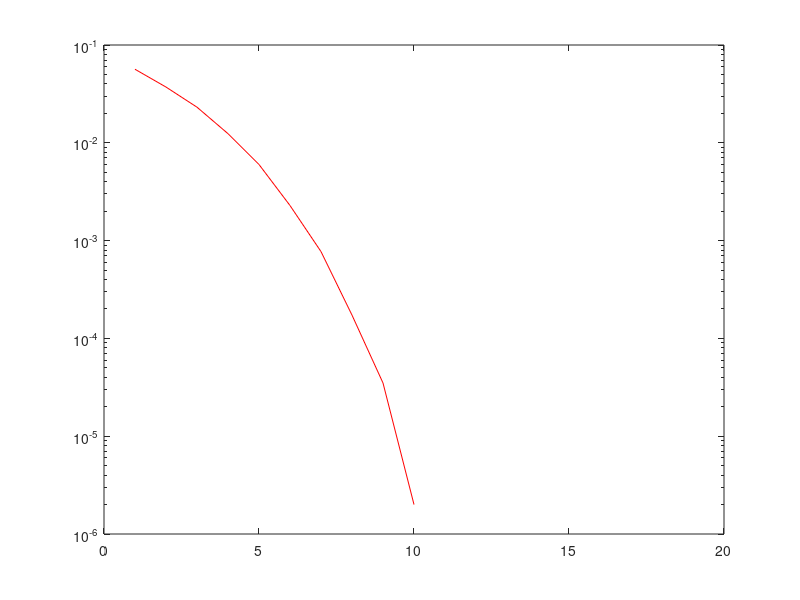

The MATLAB source for this figure:
% morse code mapping(bit serialization)
% making variables with the names corresponding to morse code value
% alphabets
A = [1 0 1 1 1];
B = [1 1 1 0 1 0 1 0 1];
C = [1 1 1 0 1 0 1 1 1 0 1];
D = [1 1 1 0 1 1 1 0 1];
E = [1];
F = [1 0 1 0 1 1 1 0 1];
G = [1 1 1 0 1 1 1 0 1];
H = [1 0 1 0 1 0 1];
I = [1 0 1];
J = [1 0 1 1 1 0 1 1 1 0 1 1 1];
K = [1 1 1 0 1 0 1 1 1];
L = [1 0 1 1 1 0 1 0 1];
M = [1 1 1 0 1 1 1];
N = [1 1 1 0 1];
O = [1 1 1 0 1 1 1 0 1 1 1];
P = [1 0 1 1 1 0];
Q = [1 1 1 0 1 1 1 0 1 0 1 1 1];
R = [1 0 1 1 1 0 1];
S = [1 0 1 0 1];
T = [1 1 1];
U = [1 0 1 0 1 1 1];
V = [1 0 1 0 1 0 1 1 1];
W = [1 0 1 1 1 0 1 1 1];
X = [1 1 1 0 1 0 1 0 1 1 1];
Y = [1 1 1 0 1 0 1 1 1 0 1 1 1];
Z = [1 1 1 0 1 1 1 0 1 0 1];

% numbers
n1 = [1 0 1 1 1 0 1 1 1 0 1 1 1 0 1 1 1];
n2 = [1 0 1 0 1 1 1 0 1 1 1 0 1 1 1];
n3 = [1 0 1 0 1 0 1 1 1 0 1 1 1];
n4 = [1 0 1 0 1 0 1 0 1 1 1];
n5 = [1 0 1 0 1 0 1 0 1];
n6 = [1 1 1 0 1 0 1 0 1 0 1];
n7 = [1 1 1 0 1 1 1 0 1 0 1 0 1];
n8 = [1 1 1 0 1 1 1 0 1 1 1 0 1 0 1];
n9 = [1 1 1 0 1 1 1 0 1 1 1 0 1 1 1 0 1];
n0 = [1 1 1 0 1 1 1 0 1 1 1 0 1 1 1 0 1 1 1];

% Entire character set 
charSet = ['A', 'B', 'C', 'D', 'E', 'F', 'G', 'H', 'I', 'J', 'K', 'L', 'M', 'N', 'O', 'P', 'Q', 'R', 'S', 'T', 'U', 'V', 'W', 'X', 'Y', 'Z', '1', '2', '3', '4', '5', '6', '7', '8', '9', '0'];

% making hash map
keySet = {'A', 'B', 'C', 'D', 'E', 'F', 'G', 'H', 'I', 'J', 'K', 'L', 'M', 'N', 'O', 'P', 'Q', 'R', 'S', 'T', 'U', 'V', 'W', 'X', 'Y', 'Z', '1', '2', '3', '4', '5', '6', '7', '8', '9', '0'};
valueSet = {A, B, C, D, E, F, G, H, I , J, K, L, M, N, O, P, Q, R, S, T, U, V, W, X, Y, Z, n1, n2, n3, n4, n5, n6, n7, n8, n9, n0};
Dict = containers.Map(keySet,valueSet);

% test
Dict
valueSet{1}; %Accessing content of cell array
% test

letterSpace = 3; % spacing between letters
wordSpace = 7; % spacing between words

% start uncomment
% % Letters array
% letters = []; % a array to store 100 letters
% for i = 1:100
%     % selecting random element from charSet
%     pos = randi(length(charSet));
%     letter = charSet(pos);
%     % appending random element to letters array
%     letters = [letters letter];
% end
% 
% % test
% letters % array of 100 letters
% sizeL = size(letters, 2)
% letters(1)
% % test

% % converting letters to bits
% letters_in_bits = [];
% for i = 1:length(letters)
%     letter_in_bit = Dict(letters(i));
%     letters_in_bits = [letters_in_bits letter_in_bit];
%     % padding with 3 zeroes(no padding after last letter, hence the if condition)
%     if(i ~= length(letters))
%         letters_in_bits = [letters_in_bits zeros(1, letterSpace)];
%     end
% end

%test
%letters_in_bits
%test

%*********MAIN CODE
% bpsk modulation, changing 1 -> -1, 0 -> 1


% creating and showing bpsk modulated signal from a series of bits
% [bpsk_myLetter, t] = makeSignal(bpsk_myLetter);
%carrier = 2*cos(2*pi*2*t);
%x = bpsk_myLetter.*carrier; % x is transmitted signal
% x = bpsk_myLetter;
% subplot(3, 1, 1);
% plot(t, x,'r');
% 


% AWGN noise addition
% end of uncomment

%start trial
myLetter = [A B C D E];
N=1000000;
m=randi([0 1],1,N);
myLetter = m;
myLetter1 = m;
% % bpsk modulation, changing 1 -> -1, 0 -> 1
% bpskModulator = comm.BPSKModulator;
% modData = bpskModulator(myLetter');
% bpsk_myLetter= real(modData');

myLetter = myLetter*(-2);
myLetter = myLetter + 1;

% creating and showing bpsk modulated signal from a series of bits
% [bpsk_myLetter, t] = makeSignal(bpsk_myLetter);
% x = bpsk_myLetter; % x is transmitted signal
% subplot(3, 1, 1);
% plot(t, x,'r');

% Noise
ber_sim = [];
for  SNRdB = 1:1:15
SNR=10^(SNRdB/10); %convert to normal scale
sigma=sqrt(1/(2*SNR));
% myLetter A = 10111
r = myLetter + sigma.*randn(1, length(myLetter));
m_cap = (r<0);
% for i = 1:length(r)
% if r(i)<0
%     m_cap = 1;
% else
%     m_cap = 0;
% end
% end
noe = sum(myLetter1~=m_cap);
ber_sim1 = noe/length(myLetter);
ber_sim = [ber_sim ber_sim1];  
end
SNRdB = 1:1:15;
semilogy(SNRdB, ber_sim, 'r');
%end trial

% function for making digital signals from bits
function [signal, t] = makeSignal(bits)
N = size(bits, 2);
S = 100;
i = 1;
t = 0 : 1/S : N;
for j=1:length(t)
    if t(j) <= i
        signal(j) = bits(i);
    else 
        signal(j) = bits(i);
        i = i + 1;
    end
end
end
